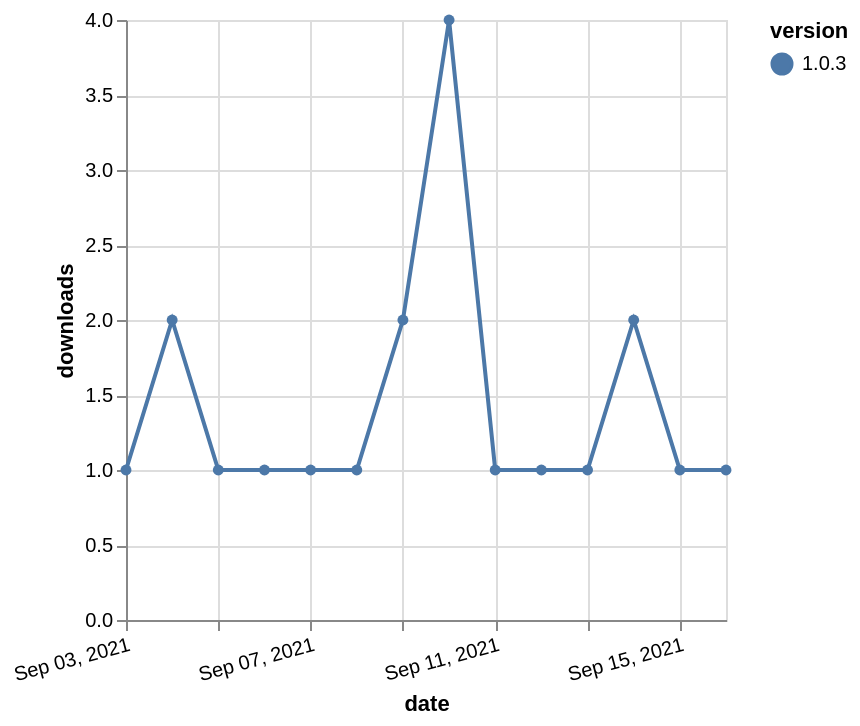

Write a Vega-Lite specification for this figure.
### Vega-Lite specification from a JSON file in a GitHub repository (floating-point values rounded to 4 significant figures)
{"$schema": "https://vega.github.io/schema/vega-lite/v5.json", "description": "A simple bar chart with embedded data.", "data": {"values": [{"date": "2021-09-03", "total": 142, "delta": 1, "version": "1.0.3"}, {"date": "2021-09-04", "total": 144, "delta": 2, "version": "1.0.3"}, {"date": "2021-09-05", "total": 145, "delta": 1, "version": "1.0.3"}, {"date": "2021-09-06", "total": 146, "delta": 1, "version": "1.0.3"}, {"date": "2021-09-07", "total": 147, "delta": 1, "version": "1.0.3"}, {"date": "2021-09-08", "total": 148, "delta": 1, "version": "1.0.3"}, {"date": "2021-09-09", "total": 150, "delta": 2, "version": "1.0.3"}, {"date": "2021-09-10", "total": 154, "delta": 4, "version": "1.0.3"}, {"date": "2021-09-11", "total": 155, "delta": 1, "version": "1.0.3"}, {"date": "2021-09-12", "total": 156, "delta": 1, "version": "1.0.3"}, {"date": "2021-09-13", "total": 157, "delta": 1, "version": "1.0.3"}, {"date": "2021-09-14", "total": 159, "delta": 2, "version": "1.0.3"}, {"date": "2021-09-15", "total": 160, "delta": 1, "version": "1.0.3"}, {"date": "2021-09-16", "total": 161, "delta": 1, "version": "1.0.3"}]}, "width": "container", "mark": {"type": "line", "point": {"filled": true}}, "encoding": {"x": {"field": "date", "type": "temporal", "timeUnit": "yearmonthdate", "title": "date", "axis": {"labelAngle": -15}}, "y": {"field": "delta", "type": "quantitative", "title": "downloads"}, "color": {"field": "version", "type": "nominal"}, "tooltip": {"field": "delta"}}}
